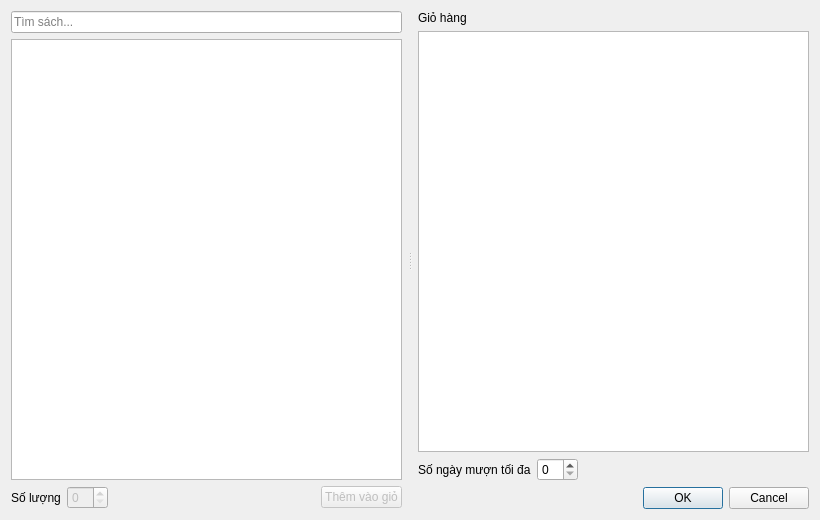
<?xml version="1.0" encoding="UTF-8"?>
<ui version="4.0">
 <class>BorrowCartDialog</class>
 <widget class="QDialog" name="BorrowCartDialog">
  <property name="geometry">
   <rect>
    <x>0</x>
    <y>0</y>
    <width>820</width>
    <height>520</height>
   </rect>
  </property>
  <property name="windowTitle">
   <string>Mượn sách</string>
  </property>
  <layout class="QVBoxLayout" name="verticalLayout">
   <item>
    <widget class="QSplitter" name="splitter">
     <property name="orientation">
      <enum>Qt::Horizontal</enum>
     </property>
     <widget class="QWidget" name="leftPanel" native="true">
      <layout class="QVBoxLayout" name="leftLayout">
       <property name="leftMargin">
        <number>0</number>
       </property>
       <property name="topMargin">
        <number>0</number>
       </property>
       <property name="rightMargin">
        <number>6</number>
       </property>
       <property name="bottomMargin">
        <number>0</number>
       </property>
       <item>
        <widget class="QLineEdit" name="searchEdit">
         <property name="placeholderText">
          <string>Tìm sách...</string>
         </property>
        </widget>
       </item>
       <item>
        <widget class="QListWidget" name="bookList">
         <property name="selectionMode">
          <enum>QAbstractItemView::SingleSelection</enum>
         </property>
        </widget>
       </item>
       <item>
        <layout class="QHBoxLayout" name="qtyLayout">
         <item>
          <widget class="QLabel" name="qtyLabel">
           <property name="text">
            <string>Số lượng</string>
           </property>
          </widget>
         </item>
         <item>
          <widget class="QSpinBox" name="qtySpin">
           <property name="enabled">
            <bool>false</bool>
           </property>
          </widget>
         </item>
         <item>
          <spacer name="hSpacer">
           <property name="orientation">
            <enum>Qt::Horizontal</enum>
           </property>
           <property name="sizeHint" stdset="0">
            <size>
             <width>40</width>
             <height>20</height>
            </size>
           </property>
          </spacer>
         </item>
         <item>
          <widget class="QPushButton" name="addBtn">
           <property name="enabled">
            <bool>false</bool>
           </property>
           <property name="text">
            <string>Thêm vào giỏ</string>
           </property>
          </widget>
         </item>
        </layout>
       </item>
      </layout>
     </widget>
     <widget class="QWidget" name="rightPanel" native="true">
      <layout class="QVBoxLayout" name="rightLayout">
       <property name="leftMargin">
        <number>6</number>
       </property>
       <property name="topMargin">
        <number>0</number>
       </property>
       <property name="rightMargin">
        <number>0</number>
       </property>
       <property name="bottomMargin">
        <number>0</number>
       </property>
       <item>
        <widget class="QLabel" name="sectionTitle">
         <property name="text">
          <string>Giỏ hàng</string>
         </property>
        </widget>
       </item>
       <item>
        <widget class="QTableWidget" name="cartTable"/>
       </item>
       <item>
        <layout class="QHBoxLayout" name="daysLayout">
         <item>
          <widget class="QLabel" name="daysLabel">
           <property name="text">
            <string>Số ngày mượn tối đa</string>
           </property>
          </widget>
         </item>
         <item>
          <widget class="QSpinBox" name="daysSpin"/>
         </item>
         <item>
          <spacer name="hSpacer2">
           <property name="orientation">
            <enum>Qt::Horizontal</enum>
           </property>
           <property name="sizeHint" stdset="0">
            <size>
             <width>40</width>
             <height>20</height>
            </size>
           </property>
          </spacer>
         </item>
        </layout>
       </item>
       <item>
        <widget class="QDialogButtonBox" name="buttonBox">
         <property name="standardButtons">
          <set>QDialogButtonBox::Ok|QDialogButtonBox::Cancel</set>
         </property>
        </widget>
       </item>
      </layout>
     </widget>
    </widget>
   </item>
  </layout>
 </widget>
 <resources/>
 <connections>
  <connection>
   <sender>buttonBox</sender>
   <signal>accepted()</signal>
   <receiver>BorrowCartDialog</receiver>
   <slot>accept()</slot>
   <hints>
    <hint type="sourcelabel">
     <x>248</x>
     <y>254</y>
    </hint>
    <hint type="destinationlabel">
     <x>157</x>
     <y>274</y>
    </hint>
   </hints>
  </connection>
  <connection>
   <sender>buttonBox</sender>
   <signal>rejected()</signal>
   <receiver>BorrowCartDialog</receiver>
   <slot>reject()</slot>
   <hints>
    <hint type="sourcelabel">
     <x>316</x>
     <y>260</y>
    </hint>
    <hint type="destinationlabel">
     <x>286</x>
     <y>274</y>
    </hint>
   </hints>
  </connection>
 </connections>
</ui>
